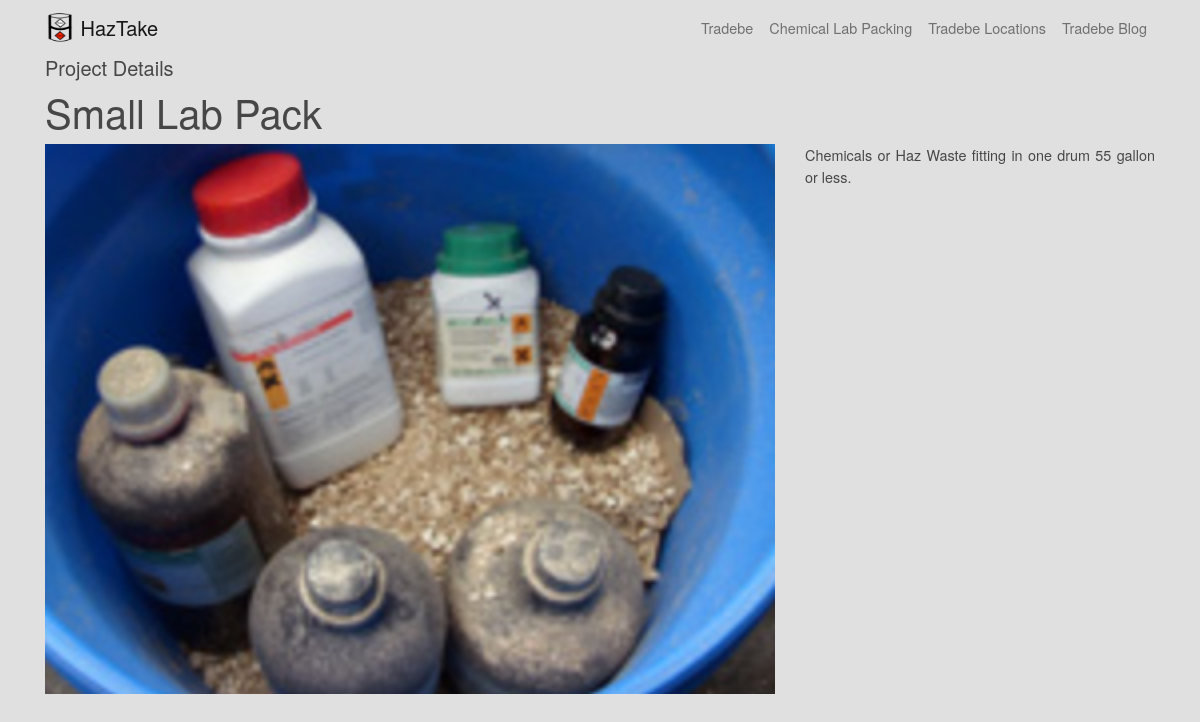
Page /4/ on the committed database.
### projects/models.py (models this page shows, shortened)
class Project(models.Model):
    title = models.CharField(max_length=100)
    description = models.CharField(max_length=250)
    image = models.ImageField(upload_to='portfolio/images/')
    url = models.URLField(blank=True) #models.get_absolute_url

### projects/views.py (the view)
# urls.py: path("<int:pk>/", views.project_detail, name="project_detail"), # URL to be /1, or /2, and so on, depending on the pk of the project
def project_detail(request, pk):
    project = Project.objects.get(pk=pk) # This query retrieves the project with primary key, pk, equal to that in the function argument
    context = {
        'project': project
    }
    return render(request, 'projects/project_detail.html', context)

### projects/templates/projects/project_detail.html
{% extends "base.html" %}
{% load static %}
{% block content %}
<h5>Project Details</h5>
<h1>{{ project.title }}</h1>
<div class="row">
    <div class="col-md-8">
        <img src="{{ project.image.url }}" alt="" width="100%">
    </div>
    <div class="col-md-4">
        <p>{{ project.description }}</p>
    </div>
</div>
{% endblock %}

### haztake/static/main.css (style rules this page uses)
body { background-color: #E0E0E0; font-family: Gotham, "Helvetica Neue", Helvetica, Arial, sans-serif; font-size: 0.9em; text-align: justify; color: #474747; }

### rows in the picture
Project: title "Small Lab Pack", image (picture), description "Chemicals or Haz Waste fitting in one drum 55 gallon or less."
